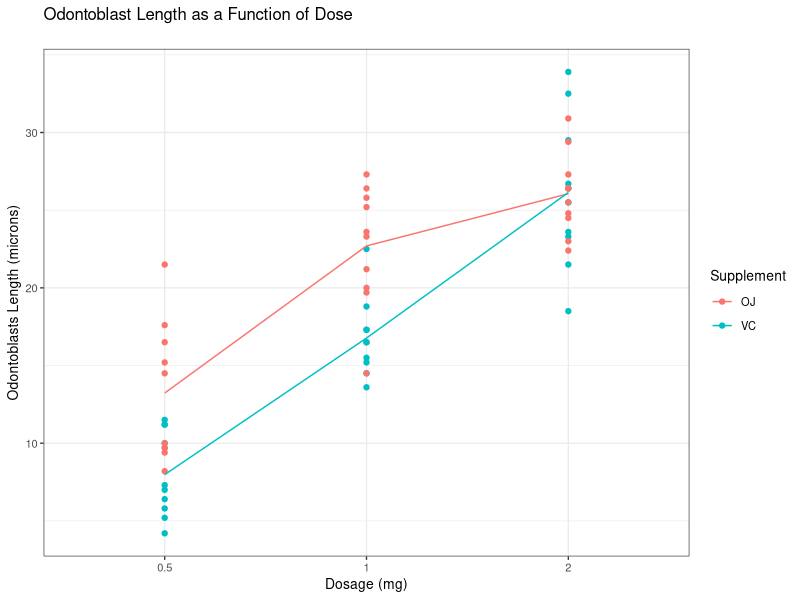
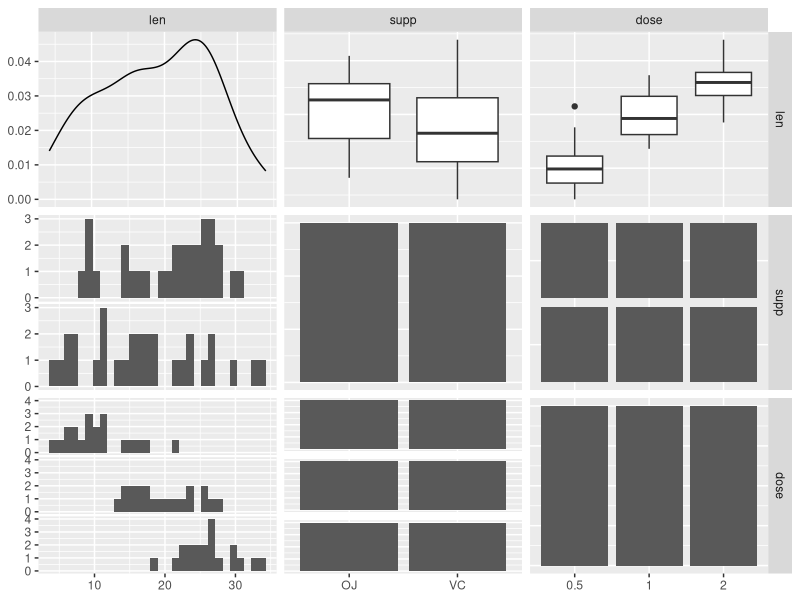

The R source for these figures, in order:
## ---- chunk 1
suppressMessages(library(datasets))
suppressMessages(library(ggplot2))
suppressMessages(library(dplyr))
suppressMessages(library(knitr))
suppressMessages(library(GGally))
data("ToothGrowth")
## ---- chunk 2
str(ToothGrowth)
paste("Complete Cases:", sum(complete.cases(ToothGrowth)))
## ---- chunk 3
ToothGrowth %>%
  ggplot(aes(x=factor(dose), y=len, group=supp, color=supp)) +
  ggtitle("Odontoblast Length as a Function of Dose\n") +
  labs(x = "Dosage (mg)", y = "Odontoblasts Length (microns)", color="Supplement") +
  geom_point() +
  stat_summary(aes(group=supp, color=supp), fun.y=mean, geom="line") +
  theme_bw(base_size = 10)
## ---- chunk 4
stat1 <- ToothGrowth %>%
  group_by(dose, supp) %>%
  summarize(mean = mean(len), median=median(len), var=var(len))
kable(x=stat1, digits=2, col.names=c("**Dose**", "**Supplement**", "**Median**", "**Mean**", "**Variance**"))
## ---- chunk 5
sVC <- ToothGrowth %>% filter(supp == 'VC')
sOJ <- ToothGrowth %>% filter(supp == 'OJ')
d05 <- ToothGrowth %>% filter(dose == .5)
d1 <- ToothGrowth %>% filter(dose == 1)
d2 <- ToothGrowth %>% filter(dose==2)
kable(data.frame(var(sVC$len), var(sOJ$len), var(d05$len), var(d1$len), var(d2$len)), col.names = c("**Orange Juice**","**Ascorbic Acid**","**.05mg**","**1mg**","**2mg**"))
## ---- chunk 6
t1 <- t.test(sOJ$len, sVC$len, paired=FALSE, var.equal=FALSE)
kable(data.frame("Ascorbic Acid", "Orange Juice", paste("[", round(t1$conf.int[1],4), ", ", round(t1$conf.int[2],4), "]", sep=""), round(unname(t1$parameter), 2),  qt(.975, unname(t1$parameter)), unname(t1$statistic), t1$p.value), col.names = c("**Group 1 Supp**", "**Group 2 Supp**", "**Conf Int**", "**Deg F**", "**Tabulated t-value**", "**t-Statistic**", "**p-value**"))
## ---- chunk 7
t2 <- t.test(d1$len, d05$len, paired=FALSE, var.equal=FALSE)
t3 <- t.test(d2$len, d05$len, paired=FALSE, var.equal=FALSE)
t4 <- t.test(d2$len, d1$len,  paired=FALSE, var.equal=FALSE)
g1dose <- c("1", "2", "2")
g2dose <- c(".5", ".5", "1")
ci <- c(paste("[", round(t2$conf.int[1], 4), ", ", round(t2$conf.int[2], 4), "]", sep=""), 
        paste("[", round(t3$conf.int[1], 4), ", ", round(t3$conf.int[2], 4), "]", sep=""), 
        paste("[", round(t4$conf.int[1], 4), ", ", round(t4$conf.int[2], 4), "]", sep=""))
df <- c(unname(t2$parameter),
        unname(t3$parameter),
        unname(t4$parameter))
tT <- c(qt(.975, unname(t2$parameter)),
        qt(.975, unname(t3$parameter)),
        qt(.975, unname(t4$parameter)))
cT <- c(unname(t2$statistic),
        unname(t3$statistic),
        unname(t4$statistic))
pval <- c(t2$p.value, t3$p.value, t4$p.value)
kable(data.frame(g1dose, g2dose, ci, df, tT, cT, pval), col.names = c("**Group 1 Dose**","**Group 2 Dose**","**Conf Int**", "**Deg F**", "**Tabulated t-value**", "**t-Statistic**", "**p-value**"))
## ---- chunk 8
allP <- c(t1$p.value, t2$p.value, t3$p.value, t4$p.value)
## ---- chunk 9
g1 <- c("Ascorbic Acid", "1", "2", "2")
g2 <- c("Orange Juice", ".5", ".5", "1")
adjP <- p.adjust(allP, method="bonferroni")
origConclusion <- allP > .05
adjConclusion <- adjP > .05
kable(data.frame(g1, g2, allP, origConclusion, adjP, adjConclusion), col.names = c("**Group1**", "**Group 2**", "**Original p-value**", "**> alpha?**", "**Adjusted p-value**", "**> alpha?**"))
## ---- chunk 10
adjP <- p.adjust(allP, method="BH")
adjConclusion <- adjP > .05
kable(data.frame(g1, g2, allP, origConclusion, adjP, adjConclusion), col.names = c("**Group1**", "**Group 2**", "**Original p-value**", "**> alpha?**", "**Adjusted p-value**", "**> alpha?**"))
## ---- chunk 11
ToothGrowth$dose <- as.factor(ToothGrowth$dose)
ggpairs(ToothGrowth)
